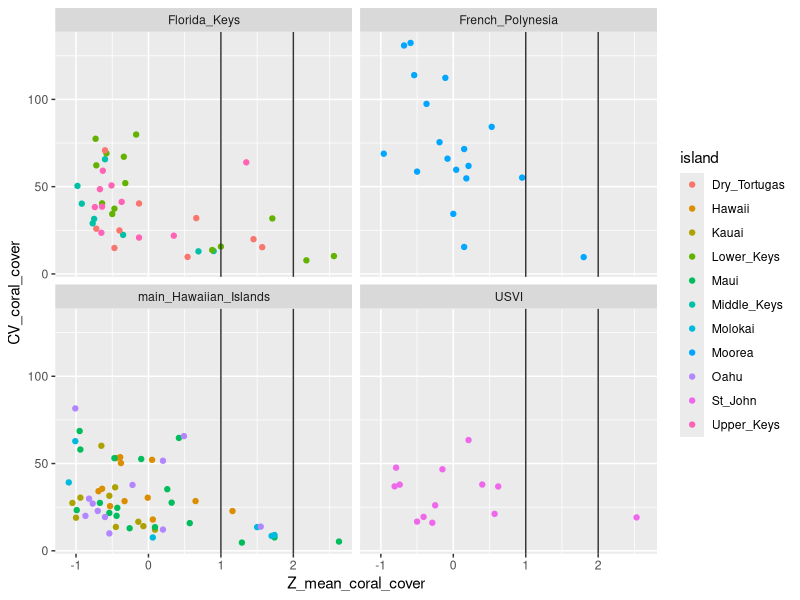

The R script that drew this image: (Note: this script raises an error after producing the figure.)
################################################################################
##' @title Inspecting z-scores
##'
##' @author Robin Elahi
##' @contact elahi.robin@gmail.com
##' @contributor 
##' 
##' @date 2017-03-14
##' 
##' @log Add a log here
################################################################################

rm(list=ls(all=TRUE))

##### LOAD PACKAGES, DATA #####
library(ggplot2)
library(dplyr)
library(readr)
library(lubridate)
library(tidyr)

dat <- read_csv("data_derived/Long_term_z_CV.csv")
dat

dat %>% group_by(location) %>% 
  summarise(n_rows = n())

### Scale coral cover CV
dat2 <- dat %>% 
  group_by(location) %>% 
  mutate(cv_z = scale(CV_coral_cover)) %>% 
  ungroup()



dat %>% 
  ggplot(aes(Z_mean_coral_cover, CV_coral_cover, color = island)) + 
  geom_point() + 
  facet_wrap(~ location) + 
  geom_vline(xintercept = c(1, 2), color = "gray20")

dat %>% 
  ggplot(aes(Z_mean_coral_cover, cv_z, color = island)) + 
  geom_point() + 
  facet_wrap(~ location) + 
  geom_vline(xintercept = c(0, 1, 2), color = "gray20", linetype = "dashed") + 
  geom_hline(yintercept = 0, linetype = "dashed")

##### FREQUENCY PLOTS -  #####

dat %>% 
  ggplot(aes(Z_mean_coral_cover)) + 
  geom_histogram(binwidth = 0.1) + 
  geom_vline(xintercept = 1, linetype = "dashed", color = "darkgray") + 
  xlab("Coral cover (z-score)")

ggsave("figures/histo_coral_cover_Z.png", height = 3.5, width = 3.5)


cv_sd = sd(dat$CV_coral_cover)
cv_mean = mean(dat$CV_coral_cover)


dat %>% 
  ggplot(aes(CV_coral_cover)) + 
  geom_histogram(binwidth = 5) + 
  geom_vline(xintercept = cv_sd + cv_mean, linetype = "dashed", color = "darkgray") + 
  xlab("CV of coral cover")
ggsave("figures/histo_coral_cover_CV.png", height = 3.5, width = 3.5)


##### DENSITY PLOTS -  #####

quantile(dat$Z_mean_coral_cover, na.rm = TRUE, probs = c(seq(0,1, 0.05)))

dat %>% 
  ggplot(aes(Z_mean_coral_cover)) + 
  geom_histogram(aes(y = ..density..), binwidth = 0.1) + 
  geom_density(alpha = 0.2, aes(fill = NULL), color = "red", size = 1) + 
  geom_vline(xintercept = 1, linetype = "dashed")


dat %>% 
  ggplot(aes(CV_coral_cover)) + 
  geom_histogram(aes(y = ..density..), binwidth = 5) + 
  geom_density(alpha = 0.2, aes(fill = NULL), color = "red", size = 1) + 
  geom_vline(xintercept = 50, linetype = "dashed")


dat %>% 
  ggplot(aes(Z_mean_coral_cover, fill = location)) + 
  geom_histogram(binwidth = 0.2) + 
  facet_wrap(~ location) 

dat %>% 
  ggplot(aes(Z_mean_coral_cover, fill = location)) + 
  geom_histogram(aes(y = ..density..), binwidth = 0.2) + 
  geom_density(alpha = 0.2) + 
  facet_wrap(~ location) + 
  geom_vline(xintercept = 1, linetype = "dashed")




dat %>% 
  ggplot(aes(CV_coral_cover, fill = location)) + 
  geom_histogram(binwidth = 10) + 
  facet_wrap(~ location)

dat %>% 
  ggplot(aes(CV_coral_cover, fill = location)) + 
  geom_histogram(aes(y = ..density..), binwidth = 10) + 
  geom_density(alpha = 0.2) + 
  facet_wrap(~ location)

dat %>% 
  ggplot(aes(cv_z, fill = location)) + 
  geom_histogram(aes(y = ..density..), binwidth = 0.25) + 
  geom_density(alpha = 0.2) + 
  facet_wrap(~ location)

dat %>% 
  ggplot(aes(cv_z)) + 
  geom_histogram(binwidth = 0.25) 


